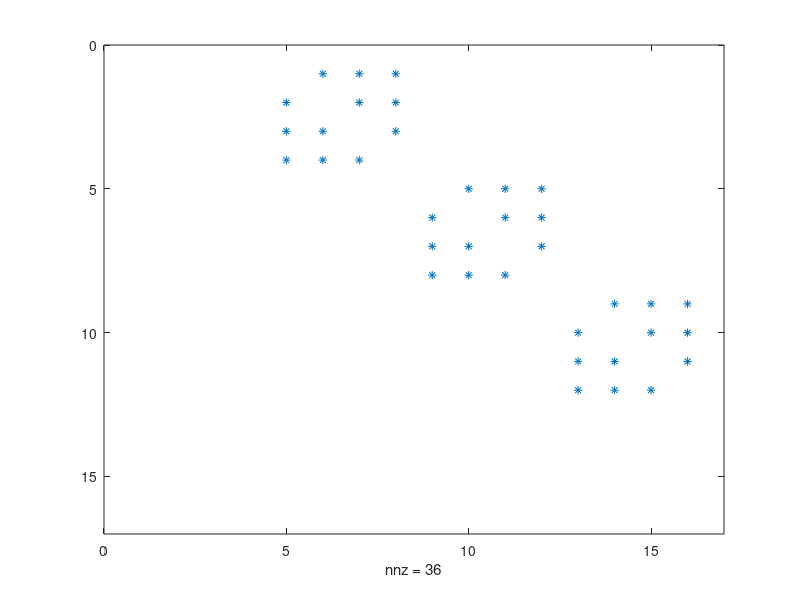

Here is the MATLAB script that generated this plot:
clear
close all

P_tr_thresh = 0.4;

%build adjacency matrix
%square grid, connected right and down
s =2;
V = s^2;
i_vals = [];
j_vals = [];
% k_vals = [];

for i = 1:V    %letter
   if (mod(i,s) >0) %if it isn't on the right edge of grid 
    j_vals(end+1) = i; %add node to right
    i_vals(end+1) = i+1;
   end

   if (mod(i, s) ~=1) %if node isn't on the left edge of grid
    j_vals(end+1) = i; %add node to left
    i_vals(end+1) = i-1;
   end
   
   if (i> s) %if vertex isn't on top of grid
    j_vals(end+1) = i ;   %add next node up
    i_vals(end+1) = i - s;
       if (mod(i,s) >0) %if it isn't on the right edge of grid 
        j_vals(end+1) = i; %add node to diagonal right
        i_vals(end+1) = i+1 - s;
       end

       if (mod(i, s) ~=1) %if node isn't on the left edge of grid
        j_vals(end+1) = i; %add node to diagonal left
        i_vals(end+1) = i-1 -s;
       end
   end
   
   if (i<=(V- s))   %if vertex isn't on bottom of grid
    j_vals(end+1) = i ;  %add next node down
    i_vals(end+1) = i+s ;
       if (mod(i,s) >0) %if it isn't on the right edge of grid 
        j_vals(end+1) = i; %add node to diagonal right
        i_vals(end+1) = i+1+ s;
       end

       if (mod(i, s) ~=1) %if node isn't on the left edge of grid
        j_vals(end+1) = i; %add node to diagonal left
        i_vals(end+1) = i-1+s;
       end
    
   end

      
end

minimum = 0.9;
maximum = 1.0;
% vals = ones(length(i_vals),1);
vals = 10*abs(randn(length(i_vals), 1));  %generate random costs
% adj = sparse(i_vals, j_vals, vals, V^2, V^2);
a= sparse(i_vals, j_vals, vals);
adj = sparse(V^2, V^2);
for i=1:V-1
   adj((i-1)*V+1:(i-1)*V+V, i*V+1:i*V+V) = a;
end


%adj = [z a  z z; z z a z; z z z a; z z z z]; %

% adj = adj*10*abs(randn(size(adj)));
spy(adj)